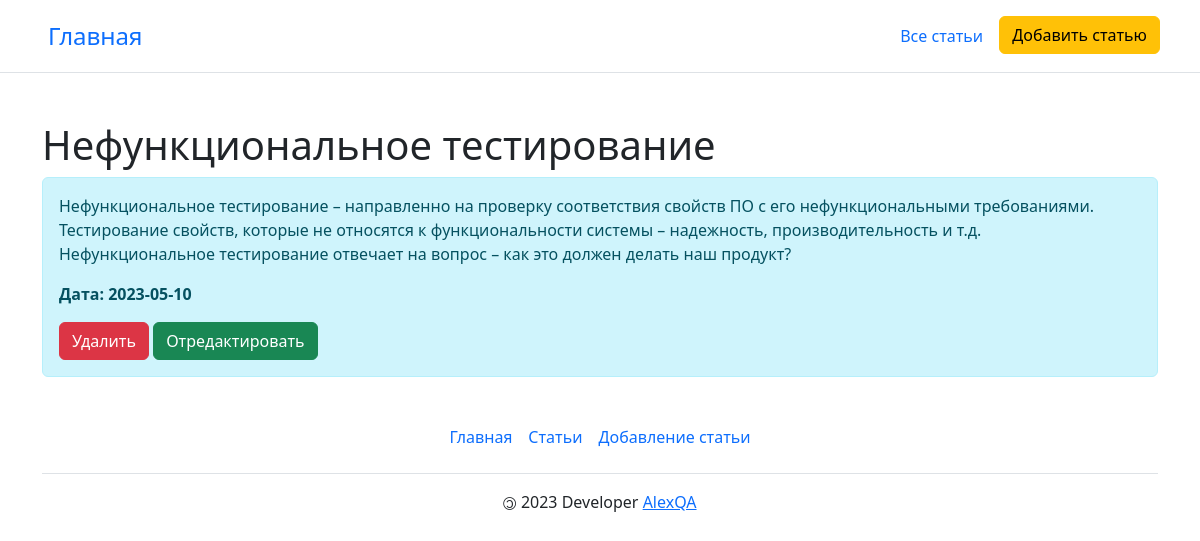
Page /posts/3 on the committed database.
### app.py (models this page shows, shortened)
class Article(db.Model):
    id = db.Column(db.Integer, primary_key=True)
    title = db.Column(db.String(100), nullable=False)
    text = db.Column(db.Text, nullable=False)
    date = db.Column(db.DateTime, default=datetime.utcnow)

### app.py (the view)
@app.route('/posts/<int:id>')
def posts_detail(id):
    article = Article.query.get(id)
    return render_template("post_detail.html", article=article)

### templates/post_detail.html (shortened to what this page needs)
{% extends 'base.html' %}
{% block body %}
<div class="container mt-5">
    <h1> {{ article.title }} </h1>
    <div class="alert alert-info">
        <p>{{ article.text }}</p>
        <p><b>Дата: {{ article.date.date() }}</b></p>
        <a href="/posts/{{article.id}}/del" class="btn btn-danger">Удалить</a>
        <a href="/posts/{{article.id}}/update" class="btn btn-success">Отредактировать</a>
    </div>
</div>
{% endblock %}

### static/css/main.css (style rules this page uses)
.style_body { background-color: white; }

### rows in the picture
Article: title "Нефункциональное тестирование", text "Нефункциональное тестирование – направленно на проверку соответствия свойств ПО с его нефункциональными требованиями. Тестирование свойств, которые не относятся к функциональности системы – надежность, производительность и т.д. Нефункциональное тестирование отвечает на вопрос – как это должен делать наш продукт?", date "2023-05-10"
